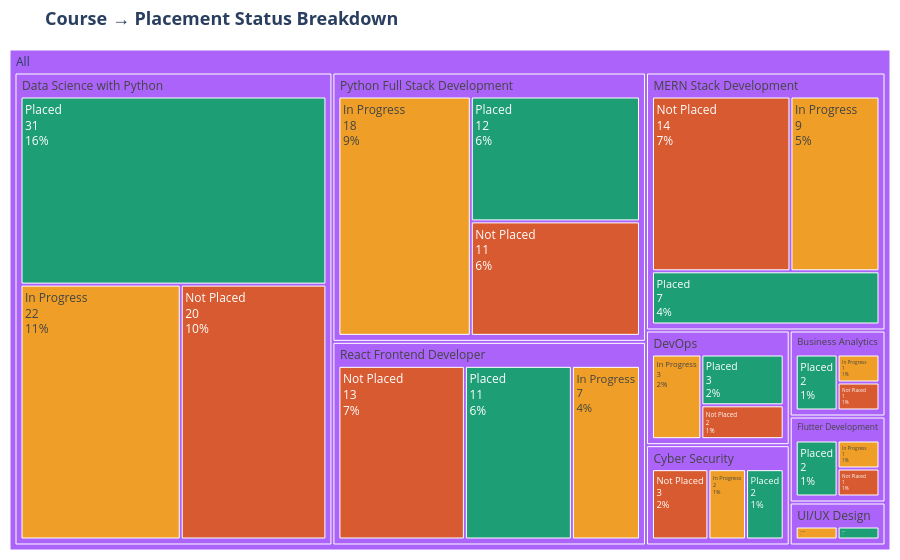

Notebook code cell kept with this figure:
### Code cell
COLOR_MAP = {'Placed': '#1D9E75', 'Not Placed': '#D85A30', 'In Progress': '#EF9F27'}

fig = px.treemap(
    dt,
    path=[px.Constant('All'), 'Course', 'Status'],
    title='<b>Course → Placement Status Breakdown</b>',
    color='Status',
    color_discrete_map=COLOR_MAP
)
fig.update_layout(
    title_font_size=18,
    margin=dict(t=50, l=10, r=10, b=10),
    paper_bgcolor='white'
)
fig.update_traces(textinfo="label+value+percent root")
fig.show()

### Figure 1 — Plotly figure (JSON) as saved in the notebook; plotly's stock layout.template omitted (floating-point values rounded to 4 significant figures)
{"data": [{"branchvalues": "total", "customdata": [["(?)"], ["(?)"], ["(?)"], ["(?)"], ["(?)"], ["(?)"], ["(?)"], ["(?)"], ["(?)"], ["(?)"], ["In Progress"], ["In Progress"], ["In Progress"], ["In Progress"], ["In Progress"], ["In Progress"], ["In Progress"], ["In Progress"], ["In Progress"], ["Not Placed"], ["Not Placed"], ["Not Placed"], ["Not Placed"], ["Not Placed"], ["Not Placed"], ["Not Placed"], ["Not Placed"], ["Placed"], ["Placed"], ["Placed"], ["Placed"], ["Placed"], ["Placed"], ["Placed"], ["Placed"], ["Placed"]], "domain": {"x": [0, 1], "y": [0, 1]}, "hovertemplate": "labels=%{label}<br>count=%{value}<br>parent=%{parent}<br>id=%{id}<br>Status=%{customdata[0]}<extra></extra>", "ids": ["All", "All/UI/UX Design", "All/MERN Stack Development", "All/Data Science with Python", "All/Python Full Stack Development", "All/React Frontend Developer", "All/DevOps", "All/Business Analytics", "All/Flutter Development", "All/Cyber Security", "All/React Frontend Developer/In Progress", "All/DevOps/In Progress", "All/Cyber Security/In Progress", "All/MERN Stack Development/In Progress", "All/Business Analytics/In Progress", "All/UI/UX Design/In Progress", "All/Flutter Development/In Progress", "All/Data Science with Python/In Progress", "All/Python Full Stack Development/In Progress", "All/Cyber Security/Not Placed", "All/MERN Stack Development/Not Placed", "All/DevOps/Not Placed", "All/React Frontend Developer/Not Placed", "All/Data Science with Python/Not Placed", "All/Flutter Development/Not Placed", "All/Python Full Stack Development/Not Placed", "All/Business Analytics/Not Placed", "All/Cyber Security/Placed", "All/Flutter Development/Placed", "All/UI/UX Design/Placed", "All/React Frontend Developer/Placed", "All/DevOps/Placed", "All/Python Full Stack Development/Placed", "All/Data Science with Python/Placed", "All/Business Analytics/Placed", "All/MERN Stack Development/Placed"], "labels": ["All", "UI/UX Design", "MERN Stack Development", "Data Science with Python", "Python Full Stack Development", "React Frontend Developer", "DevOps", "Business Analytics", "Flutter Development", "Cyber Security", "In Progress", "In Progress", "In Progress", "In Progress", "In Progress", "In Progress", "In Progress", "In Progress", "In Progress", "Not Placed", "Not Placed", "Not Placed", "Not Placed", "Not Placed", "Not Placed", "Not Placed", "Not Placed", "Placed", "Placed", "Placed", "Placed", "Placed", "Placed", "Placed", "Placed", "Placed"], "marker": {"colors": ["#ab63fa", "#ab63fa", "#ab63fa", "#ab63fa", "#ab63fa", "#ab63fa", "#ab63fa", "#ab63fa", "#ab63fa", "#ab63fa", "#EF9F27", "#EF9F27", "#EF9F27", "#EF9F27", "#EF9F27", "#EF9F27", "#EF9F27", "#EF9F27", "#EF9F27", "#D85A30", "#D85A30", "#D85A30", "#D85A30", "#D85A30", "#D85A30", "#D85A30", "#D85A30", "#1D9E75", "#1D9E75", "#1D9E75", "#1D9E75", "#1D9E75", "#1D9E75", "#1D9E75", "#1D9E75", "#1D9E75"]}, "name": "", "parents": ["", "All", "All", "All", "All", "All", "All", "All", "All", "All", "All/React Frontend Developer", "All/DevOps", "All/Cyber Security", "All/MERN Stack Development", "All/Business Analytics", "All/UI/UX Design", "All/Flutter Development", "All/Data Science with Python", "All/Python Full Stack Development", "All/Cyber Security", "All/MERN Stack Development", "All/DevOps", "All/React Frontend Developer", "All/Data Science with Python", "All/Flutter Development", "All/Python Full Stack Development", "All/Business Analytics", "All/Cyber Security", "All/Flutter Development", "All/UI/UX Design", "All/React Frontend Developer", "All/DevOps", "All/Python Full Stack Development", "All/Data Science with Python", "All/Business Analytics", "All/MERN Stack Development"], "textinfo": "label+value+percent root", "type": "treemap", "values": [200, 2, 30, 73, 41, 31, 8, 4, 4, 7, 7, 3, 2, 9, 1, 1, 1, 22, 18, 3, 14, 2, 13, 20, 1, 11, 1, 2, 2, 1, 11, 3, 12, 31, 2, 7]}], "layout": {"legend": {"tracegroupgap": 0}, "margin": {"b": 10, "l": 10, "r": 10, "t": 50}, "paper_bgcolor": "white", "title": {"font": {"size": 18}, "text": "<b>Course → Placement Status Breakdown</b>"}}}
